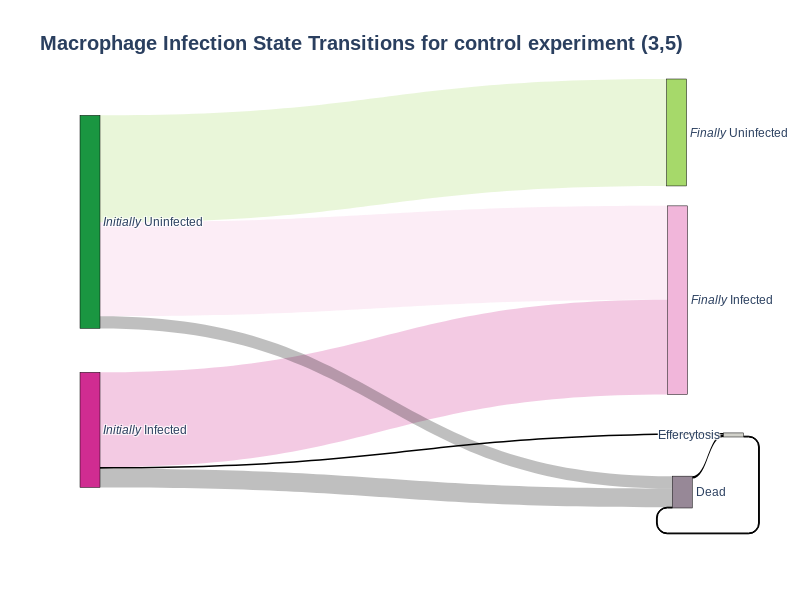

The cell this chart's notebook holds for it:
### Code cell
# Define new labels for nodes including "Died"
labels = ["<i>Initially</i> Infected", "<i>Initially</i> Uninfected", "<i>Finally</i> Infected", "<i>Finally</i> Uninfected", "Dead", "Effercytosis"]
node_colors =  [colours.expanded_piyg[i] for i in [-1, 0, -2, 1, 2, 3]] # Add a color for "Died", e.g., black

# Update source, target, and value for Sankey diagram including transitions to "Died"
cell_state = {'Infected t0': 0, 
               'Uninfected t0': 1, 
               'Infected t-1': 2, 
               'Uninfected t-1': 3, 
               'Dead t-1': 4, 
               'Efferocytosis t-1': 5,              }

source_names = ['Infected t0', 'Infected t0', 'Uninfected t0', 'Uninfected t0', 'Infected t0', 'Uninfected t0', 'Infected t0', 'Uninfected t0', 'Dead t-1', 'Efferocytosis t-1']
target_names = ['Infected t-1', 'Uninfected t-1', 'Infected t-1', 'Uninfected t-1', 'Dead t-1', 'Dead t-1', 'Efferocytosis t-1', 'Efferocytosis t-1', 'Efferocytosis t-1', 'Dead t-1']

# Replace entries with their corresponding dictionary values
source = [cell_state[state] for state in source_names]
target = [cell_state[state] for state in target_names]  

value = [
    len(infected_to_infected),     # Initially Infected -> Finally Infected
    len(infected_to_uninfected),      # Initially Infected -> Finally Uninfected
    len(uninfected_to_infected),        # Initially Uninfected -> Finally Infected
    len(uninfected_to_uninfected),   # Initially Uninfected -> Finally Uninfected
    len(infected_to_dead),       # Initially Infected -> Died
    len(uninfected_to_dead),     # Initially Uninfected -> Died
    len(infected_to_effero),        # Init Infected -> effero
    len(uninfected_to_effero),       # Init uninfected -> effero
    len(dead_to_effero),        #dead to effero
    len(effero_to_dead),       # effero to dead
]

link_labels = [
    [i.split('.')[0] for i in infected_to_infected],     # Initially Infected -> Finally Infected
    infected_to_uninfected,   # Initially Infected -> Finally Uninfected
    uninfected_to_infected,   # Initially Uninfected -> Finally Infected
    uninfected_to_uninfected, # Initially Uninfected -> Finally Uninfected
    infected_to_dead,         # Initially Infected -> Died
    uninfected_to_dead,       # Initially Uninfected -> Died
    infected_to_effero,       # Initially Infected -> Efferocytosis
    uninfected_to_effero,     # Initially Uninfected -> Efferocytosis
    dead_to_effero,           # Dead -> Efferocytosis
    effero_to_dead          # Efferocytosis -> Dead
] #[i for i in zip(source_names, target_names)]
# Update link colors if necessary
link_colors = [f'rgba({int(color[1:3], 16)}, {int(color[3:5], 16)}, {int(color[5:7], 16)}, 0.25)' for color in [colours.expanded_piyg[i] for i in [-1, 0, -2, 1]]] + ["rgba(0, 0, 0, 0.25)", "rgba(0, 0, 0, 0.25)"]  # Add link colors for transitions to "Died"

# Create the Sankey diagram
fig = go.Figure(data=[go.Sankey(
    node=dict(
        pad=15,
        thickness=20,
        line=dict(color="black", width=0.5),
        label=labels,        
        color=node_colors  # Set node colors

    ),
    link=dict(
        source=source,
        target=target,
        value=value, 
        color=link_colors, 
        label=link_labels
    ))])

fig.update_layout(
    title_text="Macrophage Infection State Transitions for control experiment (3,5)",
    # font_size=12,
    width=800,  # Set the width of the figure
    height=600,  # Set the height of the figure
    font_family="Liberation Sans", 
    title=dict(text="<b>Macrophage Infection State Transitions for control experiment (3,5)<b>", font=dict(size=20),)
)

fig.write_html("WIP-sankey-diagram.html")
fig.show()

### Figure 1 — Plotly figure (JSON) as saved in the notebook; plotly's stock layout.template omitted (floating-point values rounded to 4 significant figures; data arrays with more than 128 entries replaced by an {"elided": "..."} marker saying what was removed)
{"data": [{"link": {"color": ["rgba(208, 44, 145, 0.25)", "rgba(26, 150, 65, 0.25)", "rgba(241, 182, 218, 0.25)", "rgba(166, 217, 106, 0.25)", "rgba(0, 0, 0, 0.25)", "rgba(0, 0, 0, 0.25)"], "label": {"elided": "10 rows, 406 str values in total"}, "source": [0, 0, 1, 1, 0, 1, 0, 1, 4, 5], "target": [2, 3, 2, 3, 4, 4, 5, 5, 5, 4], "value": [116, 0, 115, 131, 23, 15, 2, 0, 3, 1]}, "node": {"color": ["#d02c91", "#1a9641", "#f1b6da", "#a6d96a", "#978897", "#d1d1ca"], "label": ["<i>Initially</i> Infected", "<i>Initially</i> Uninfected", "<i>Finally</i> Infected", "<i>Finally</i> Uninfected", "Dead", "Effercytosis"], "line": {"color": "black", "width": 0.5}, "pad": 15, "thickness": 20, "x": [0.01562, 0.01562, 0.9337, 0.9321, 0.941, 1.021], "y": [0.7854, 0.2902, 0.4765, 0.07731, 0.9335, 0.7975]}, "type": "sankey"}], "layout": {"font": {"family": "Liberation Sans"}, "height": 600, "title": {"font": {"size": 20}, "text": "<b>Macrophage Infection State Transitions for control experiment (3,5)<b>"}, "width": 800}}
